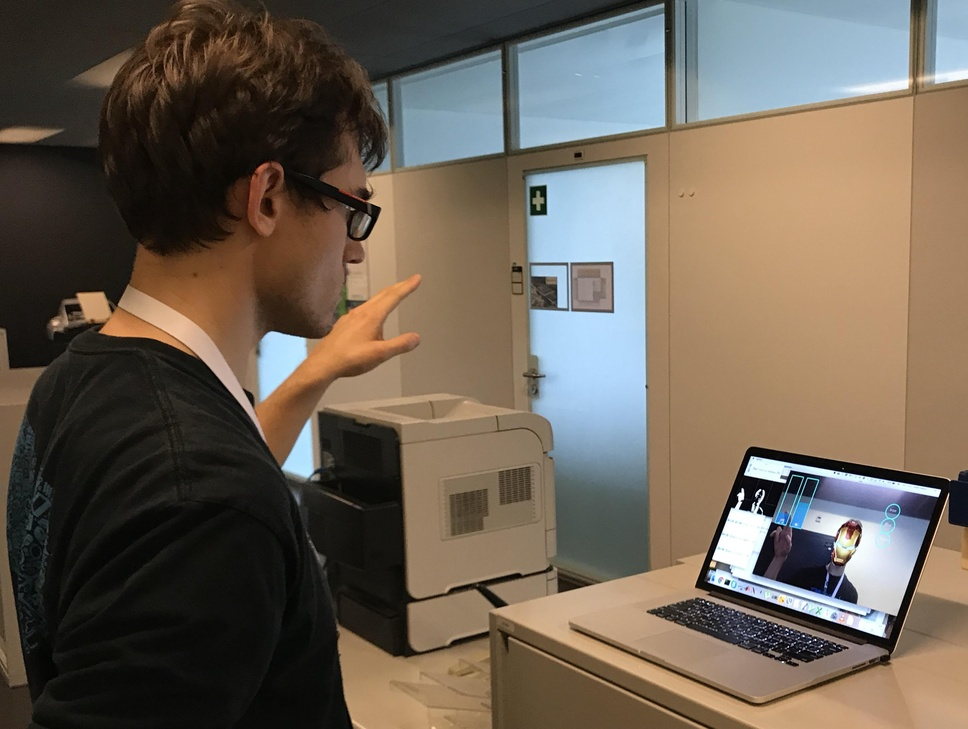
#> input picture maksai.jpg, 968 x 729 px, shrunk from 3334 x 2512 before the run, given in place of the camera
$ python skin_tracking.py   (older library calls are emulated)
#> lines starting #> are read from the running program, lines starting #| are printed output that depends on the picture; after the words box and inside, x2 and y2 are one past the last pixel; in counts of white or black regions, pixels touching at a corner belong together
#gesture tracking using skin colour detection

import cv2
import numpy as np
from numpy import sqrt,arccos,rad2deg

camera = cv2.VideoCapture(0)

cv2.namedWindow("Finger tracking",cv2.WINDOW_NORMAL)

while True:
	#run()
	ret, image = camera.read()
#> image is the input picture: shape (729, 968, 3); mean B, G, R 84.7, 97.3, 108.6
	image = cv2.flip(image,1)
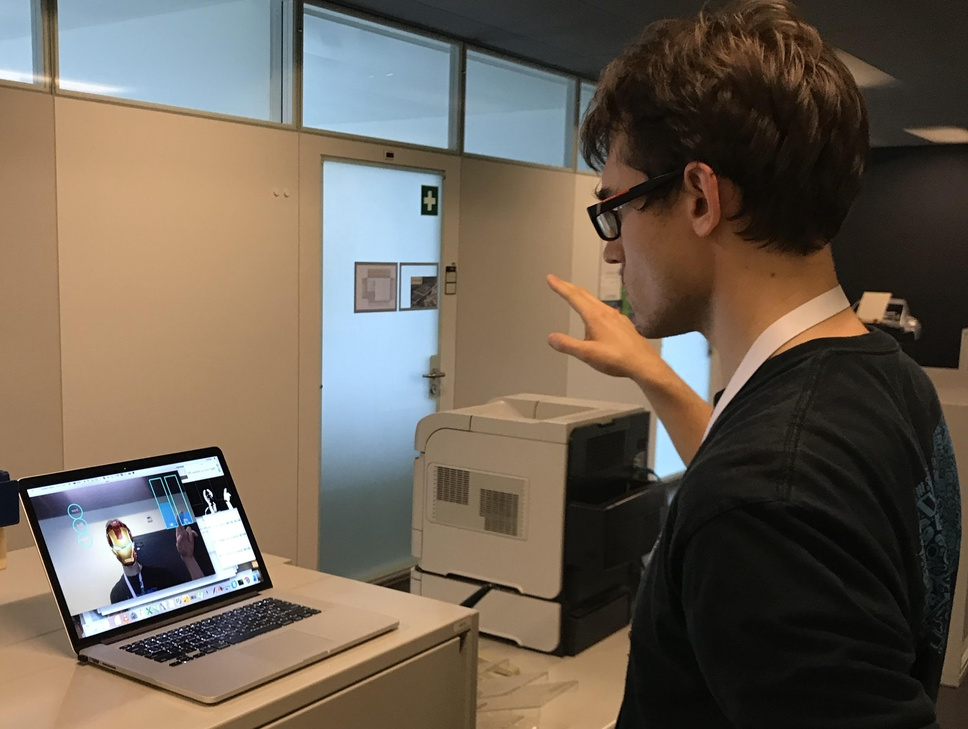
#> image: shape (729, 968, 3); mean B, G, R 84.7, 97.3, 108.6

	OriginalImg = image.copy()
	NoFilterImg = image.copy()

	image = cv2.blur(image,(5,5)) # *** try blurring with different kernel sizes to check effectiveness ***

	"""OpenCV uses different ranges for HSV as compared to other applications. h:0-180 s:0-255 v:0-255
	hsv color range for use in OpenCV [0,30,60 - 20,150,255] OR [0,40,60-20,150,255] OR [0,10,60-20,150,255]
	NOTE: since skin color can have a wide range, can use markers on finger tips to target a smaller and easy to use color range """
	MIN = np.array([0,30,60],np.uint8)
	MAX = np.array([20,150,179],np.uint8) #HSV: V-79%
	HSVImg = cv2.cvtColor(image,cv2.COLOR_BGR2HSV)
#> HSVImg: shape (729, 968, 3); mean H, S, V 36.2, 83.5, 116.5

	filterImg = cv2.inRange(HSVImg,MIN,MAX) #filtering by skin color
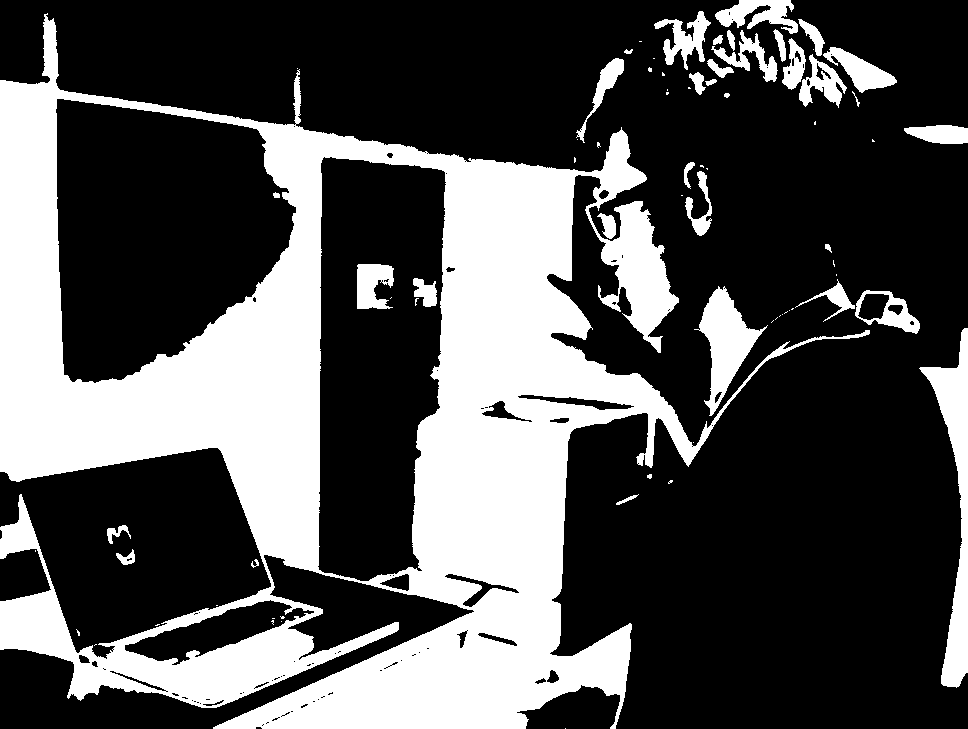
#> filterImg: shape (729, 968); 31.7% white; 75 white regions (40 under 20 px), largest, box (x1, y1, x2, y2) and area: (0, 13, 870, 729) 198855, (919, 328, 968, 688) 5869, (694, 286, 768, 416) 3646
	filterImg = cv2.erode(filterImg,cv2.getStructuringElement(cv2.MORPH_ELLIPSE,(3,3))) #eroding the image
#> filterImg: shape (729, 968); 29.6% white; 73 white regions (36 under 20 px), largest, box (x1, y1, x2, y2) and area: (0, 16, 712, 729) 188554, (920, 329, 968, 687) 5441, (700, 289, 765, 415) 3306
	filterImg = cv2.dilate(filterImg,cv2.getStructuringElement(cv2.MORPH_ELLIPSE,(3,3))) #dilating the image
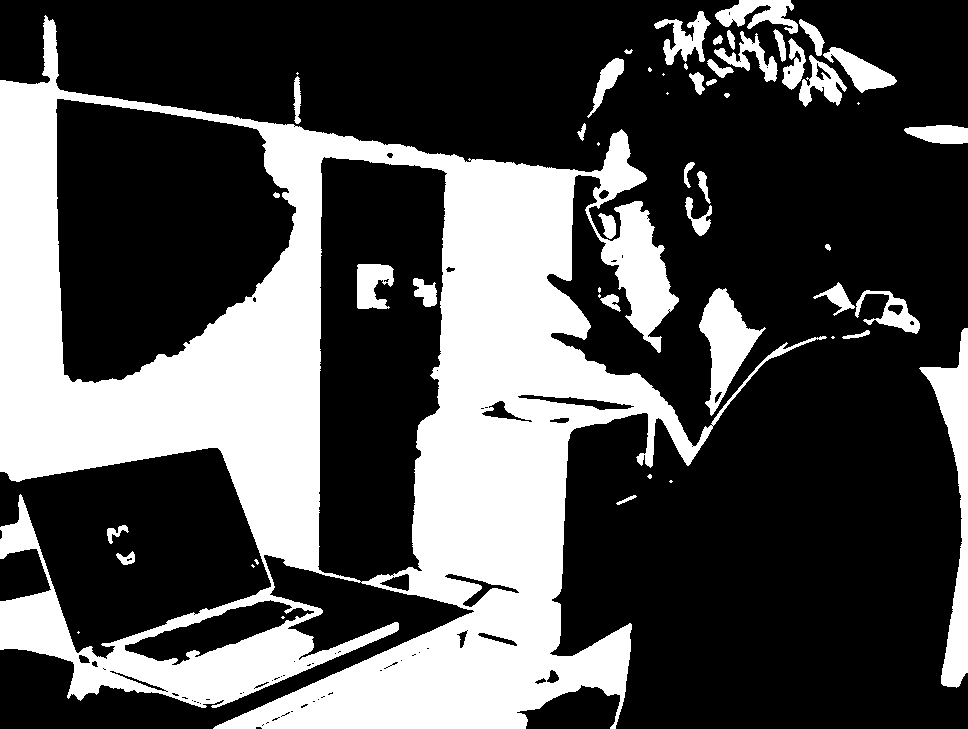
#> filterImg: shape (729, 968); 31.6% white; 53 white regions (16 under 20 px)

	#getting all the contours
	_, contours, heirarchy = cv2.findContours(filterImg,cv2.RETR_LIST,cv2.CHAIN_APPROX_NONE)
#> contours = 152 contours, 94 with area under 20; largest, box (x1, y1, x2, y2) and area: (0, 15, 827, 729) 298217, (55, 98, 297, 384) 50747, (317, 156, 448, 583) 46158, (919, 328, 968, 688) 5482, (124, 599, 315, 666) 4851

	#try using only the contour with max area

	if len(contours)==0:
		continue

	Index = []
	index_val = 0

	for cnt in contours:
		tempImage = image.copy()
		tempImage = cv2.subtract(tempImage,image)

		#finding convex hull
		hull = cv2.convexHull(cnt)
		last = None
		for h in hull:
			if last is None:
				cv2.circle(tempImage,tuple(h[0]),5,(0,255,255),2) #0,255,255 - bgr value for yellow - marks convex hull pts i.e. fingertips
			else:
				x = abs(last[0]-tuple(h[0])[0])
				y = abs(last[1]-tuple(h[0])[1])
				distance = sqrt(x**2+y**2)
				if distance>10:
					cv2.circle(tempImage,tuple(h[0]),5,(0,255,255),2) #yellow - marks convex hull pts i.e. fingertips
			last = tuple(h[0])

		m = cv2.moments(cnt)
		if(m["m00"]==0):
			continue
		c_x = int(m["m10"]/m["m00"])
		c_y = int(m["m01"]/m["m00"])
		cv2.circle(tempImage,(c_x,c_y),10,(255,255,0),2) #255,255,0 - bgr value for cyan

		hull = cv2.convexHull(cnt,returnPoints=False)
		defects = cv2.convexityDefects(cnt,hull)
		if defects is None:
			continue

		for i in range(defects.shape[0]):
			s,e,f,d = defects[i,0]
			if d>1000:
				start = tuple(cnt[s][0])
				end = tuple(cnt[e][0])
				far = tuple(cnt[f][0])

				cv2.circle(tempImage,far,5,(255,255,255),-2) #255,255,255 - bgr for white - marks convex defect points
				cv2.line(tempImage,start,far,(0,255,0),5) #lime green color - lines from one convex defect to another - gives outline to obj
				cv2.line(tempImage,far,end,(0,255,0),5) #lime green color - lines from one convex defect to another - gives outline to obj

		OriginalImg = cv2.add(OriginalImg,tempImage)
		index_val += 1
#> this loop made 152 passes
#> (c_x, c_y) on passes 4, 6, 8: (267, 722), (278, 717), (283, 715)
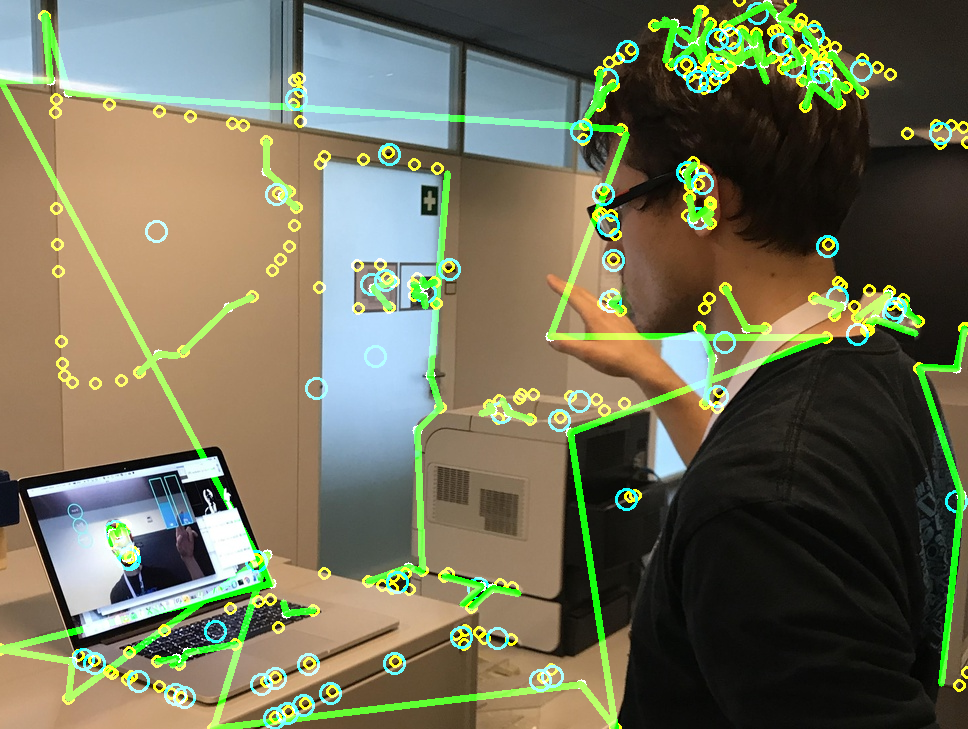
#> OriginalImg: shape (729, 968, 3); mean B, G, R 88.1, 112.9, 112.1
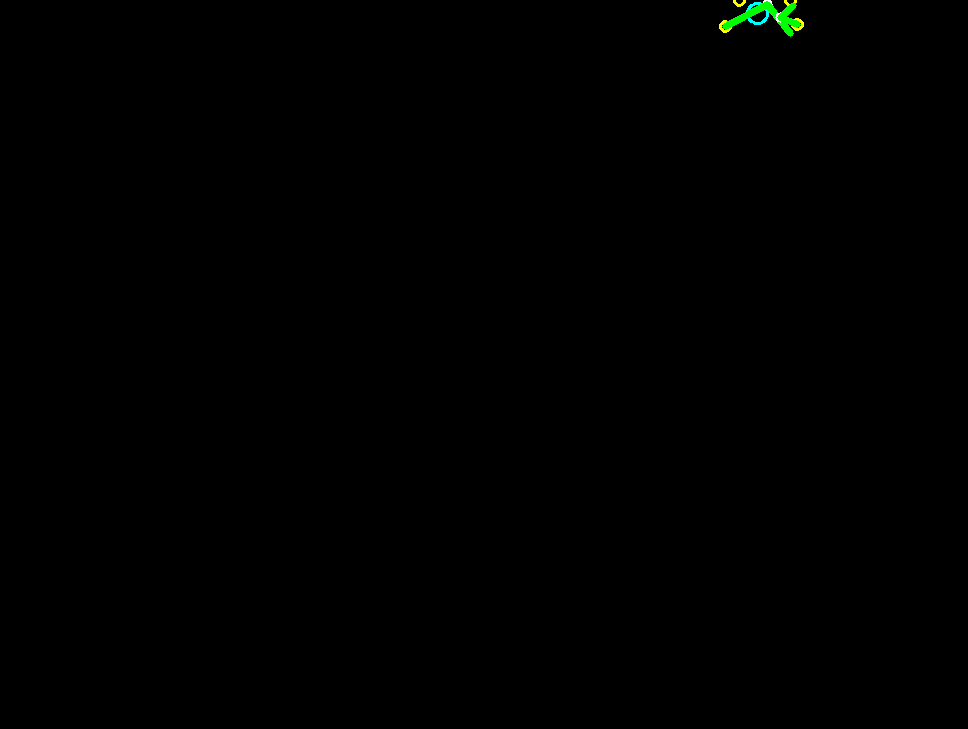
#> tempImage: shape (729, 968, 3); mean B, G, R 0.1, 0.4, 0.1
#> after the loop, index_val = 72

	cv2.drawContours(OriginalImg,contours,-1,(255,0,0),-2) #blue color - marks hands
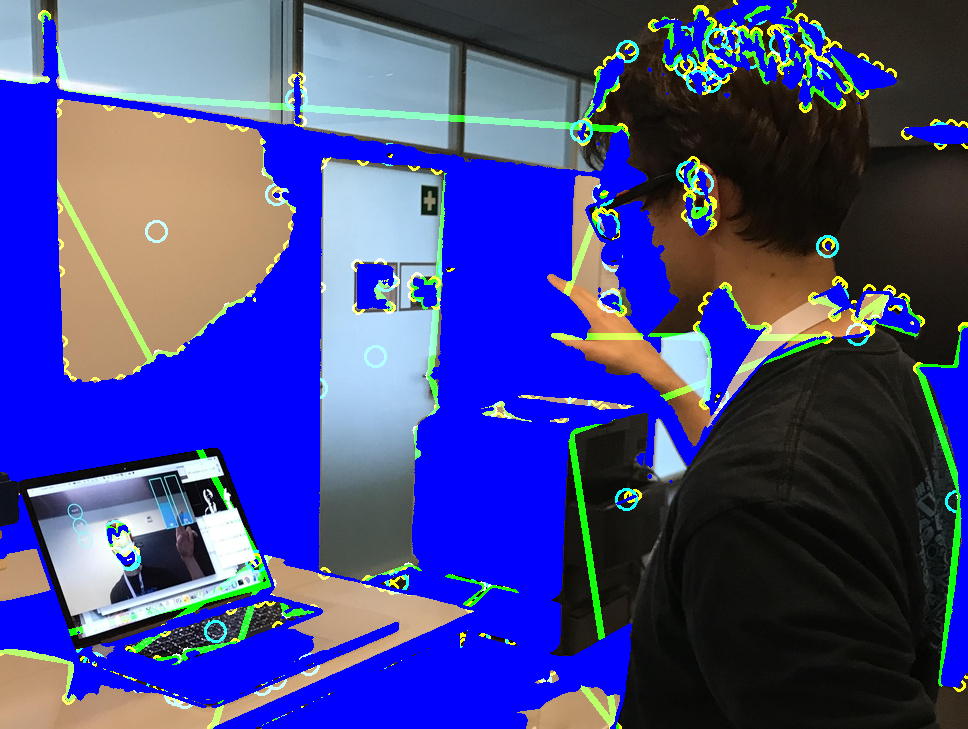
#> OriginalImg: shape (729, 968, 3); mean B, G, R 140, 70.3, 66.8

	cv2.imshow("Finger tracking",OriginalImg)
	if cv2.waitKey(10)==27:
#> (key Esc is pressed here)
		break
